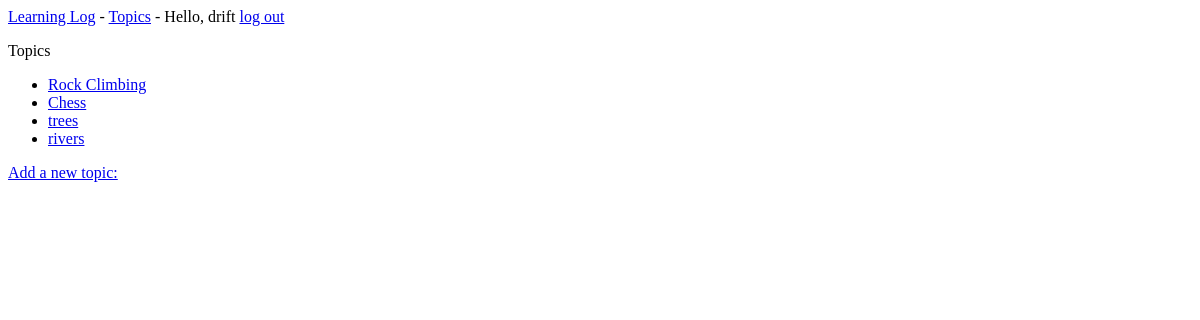
Page /topics/ (signed in) on the earlier database version.
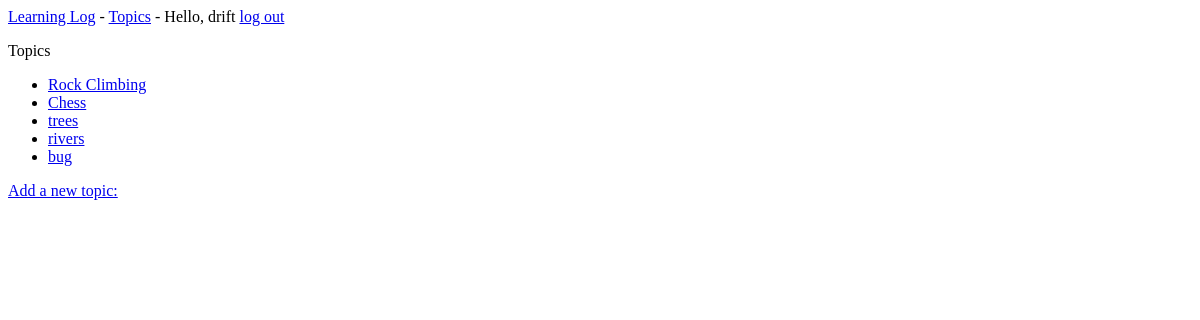
Same page on the later database version.
### learning_logs/models.py (models this page shows)
class Topic(models.Model):
    text = models.CharField(max_length=200)
    date_added = models.DateTimeField(auto_now_add=True)
    owner = models.ForeignKey(User)
    def __str__(self):
        return self.text

### learning_logs/views.py (the view)
# urls.py: url(r'^topics/$', views.topics, name='topics'),
@login_required
def topics(request):
    topics = Topic.objects.filter(owner=request.user).order_by('date_added')
    context = {'topics': topics}
    return render(request, 'learning_logs/topics.html', context)

### learning_logs/templates/learning_logs/topics.html
{% extends "learning_logs/base.html" %}
{% block content %}
<p>Topics</p>
<ul>
{% for topic in topics %}
    <li>
    <a href="{% url 'learning_logs:topic' topic.id %}">{{ topic }}</a>
    </li>
{% empty %}
    <li>No topics have been added yet.</li>
{% endfor %}
</ul>
<a href="{% url 'learning_logs:new_topic' %}">Add a new topic:</a>
{% endblock content %}

Differences in the rows shown:
added Topic: text "bug"
